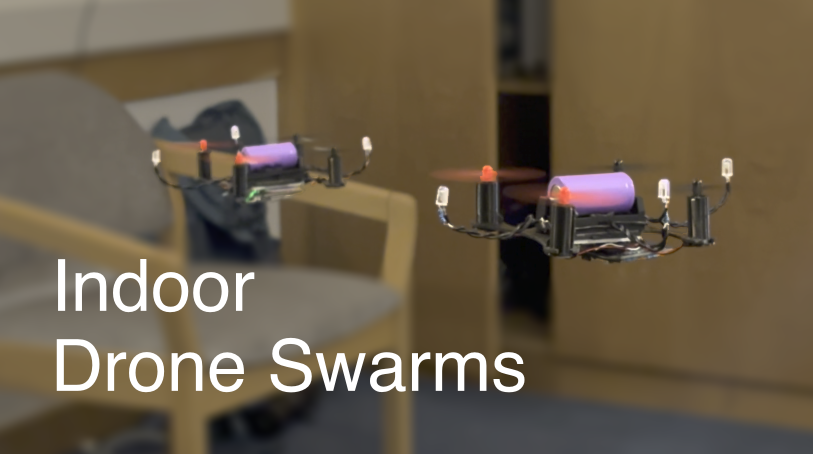
#> input picture images/thumbnail.png, 1625 x 908 px (shown at 1/2 size)
$ python -i capture_points.py   (imports and definitions only)
#> lines starting #> are read from the running program, lines starting #| are printed output that depends on the picture; after the words box and inside, x2 and y2 are one past the last pixel; in counts of white or black regions, pixels touching at a corner belong together
from pseyepy import Camera
import matplotlib.pyplot as plt
import numpy as np
import cv2 as cv

# [1 line that did not run here, left out]

camera_params = [
    {
        "intrinsic_matrix": np.array([[268.66976067,   0.,123.58679484],
                            [  0.,         268.57495496, 167.56126939],
                            [  0.,           0.,           1.        ]]),
                             "distortion_coef": np.array([-1.26372388e-01,  2.62661497e-01,  1.21306197e-03,  2.24507008e-04,  -2.48534118e-01]),
        "rotation": 1
    },
    {
        "intrinsic_matrix": np.array([[269.95158059,   0, 139.37072352],
                             [  0,          270.09608831, 160.36482761],
                             [  0,            0,            1,        ]]),
                             "distortion_coef": np.array([-1.17985085e-01,  1.73234197e-01,  1.48276201e-03,  1.31644936e-04, -9.25910705e-02]),
        "rotation": 3
    },
]

def init_frame(img, camera_num):
    h, w = img.shape[:2]
    newcameramtx, roi = cv.getOptimalNewCameraMatrix(
        np.array(camera_params[camera_num]["intrinsic_matrix"]),
        np.array(camera_params[camera_num]["distortion_coef"]), (w, h), 1, (w, h)
    )
    img = cv.undistort(img, np.array(camera_params[camera_num]["intrinsic_matrix"]), np.array(camera_params[camera_num]["distortion_coef"]), None, newcameramtx)
    x, y, w, h = roi
    img = img[y:y+h, x:x+w]
    img = np.rot90(img, k=camera_params[camera_num]["rotation"])
    img = cv.cvtColor(img, cv.COLOR_RGB2BGR)

    return img

def find_dot(img):
    img = cv.GaussianBlur(img,(5,5),0)
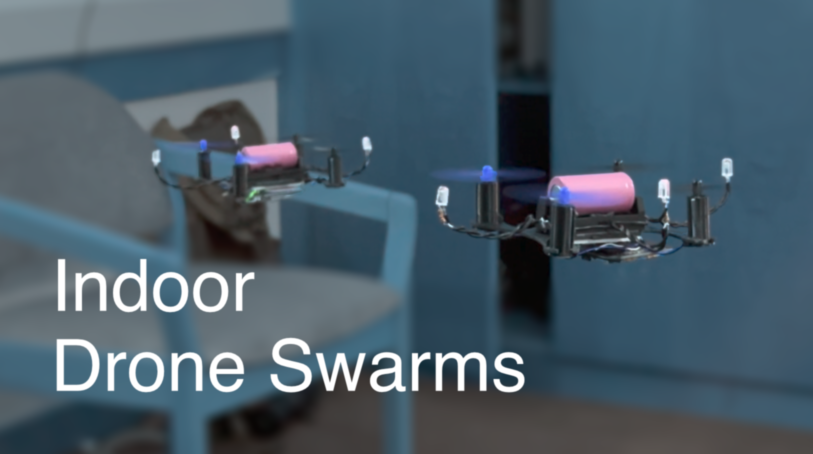
#> img: shape (908, 1625, 3) (shown at 1/2 size); mean of channels 0, 1, 2 104.2, 91.4, 72.1; drawn as B, G, R
    grey = cv.cvtColor(img, cv.COLOR_RGB2GRAY)
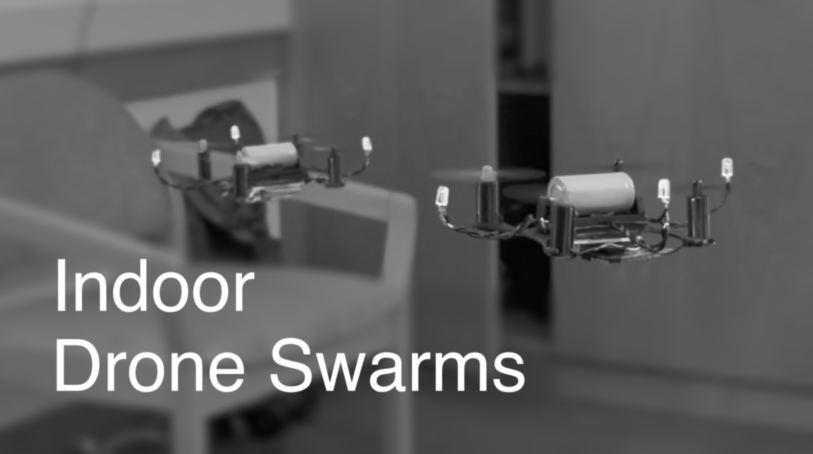
#> grey: shape (908, 1625) (shown at 1/2 size); min 2, max 255, mean 93.1
    grey = cv.threshold(grey, 255*0.2, 255, cv.THRESH_BINARY)[1]
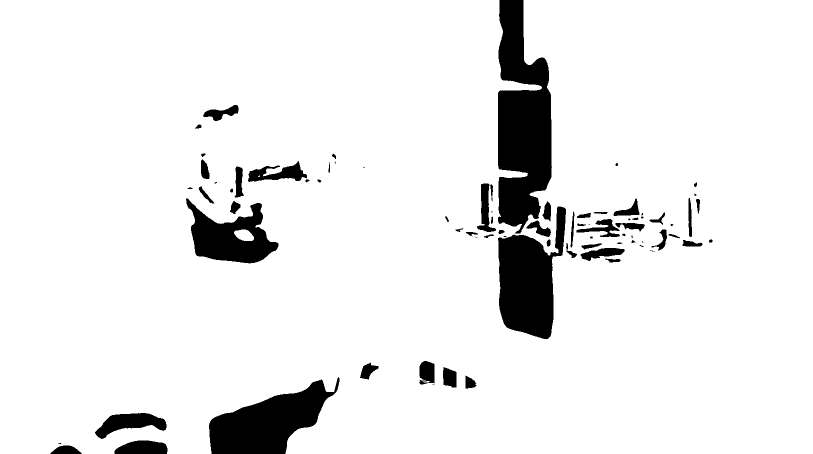
#> grey: shape (908, 1625) (shown at 1/2 size); 92.1% white; 83 black regions (23 under 20 px)
    contours,_ = cv.findContours(grey, cv.RETR_TREE, cv.CHAIN_APPROX_SIMPLE)
#> contours = 85 contours, 22 with area under 20; largest, box (x1, y1, x2, y2) and area: (0, 0, 1625, 908) 1412574, (995, 412, 1133, 679) 21668, (371, 395, 558, 528) 13576, (189, 825, 334, 879) 3932, (495, 321, 615, 365) 2568
    img = cv.drawContours(img, contours, -1, (0,255,0), 1)
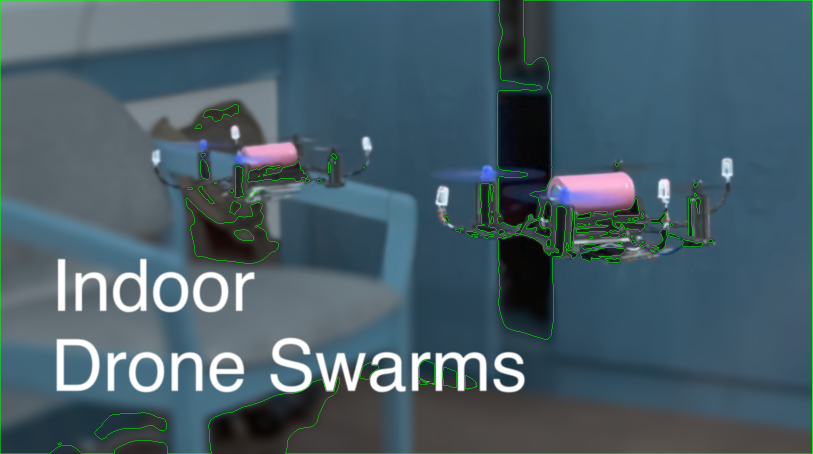
#> img: shape (908, 1625, 3) (shown at 1/2 size); 0.9% of pixels changed, all inside (x1, y1, x2, y2) = (0, 0, 1625, 908); drawn as B, G, R

    center_x, center_y = None, None
    if len(contours) != 0:
        moments = cv.moments(contours[0])
#> moments = moments, m00 1412573.5, centre m10/m00, m01/m00 = (811.4, 452)
        if moments["m00"] != 0:
            center_x = int(moments["m10"] / moments["m00"])
#> center_x = 811
            center_y = int(moments["m01"] / moments["m00"])
#> center_y = 452
            cv.putText(img, f'({center_x}, {center_y})', (center_x,center_y - 15), cv.FONT_HERSHEY_SIMPLEX, 0.3, (100,255,100), 1)
#> img: shape (908, 1625, 3); 0.01% of pixels changed, all inside (x1, y1, x2, y2) = (812, 429, 863, 440)
            cv.circle(img, (center_x,center_y), 1, (100,255,100), -1)
#> img: shape (908, 1625, 3); mean of channels 0, 1, 2 103.6, 93.1, 71.6


    return img, [center_x, center_y]

# [15 lines not run here, left out]

>>> import cv2
>>> picture = cv2.cvtColor(cv2.imread('../images/thumbnail.png'), cv2.COLOR_BGR2RGB)
>>> result = find_dot(picture)
